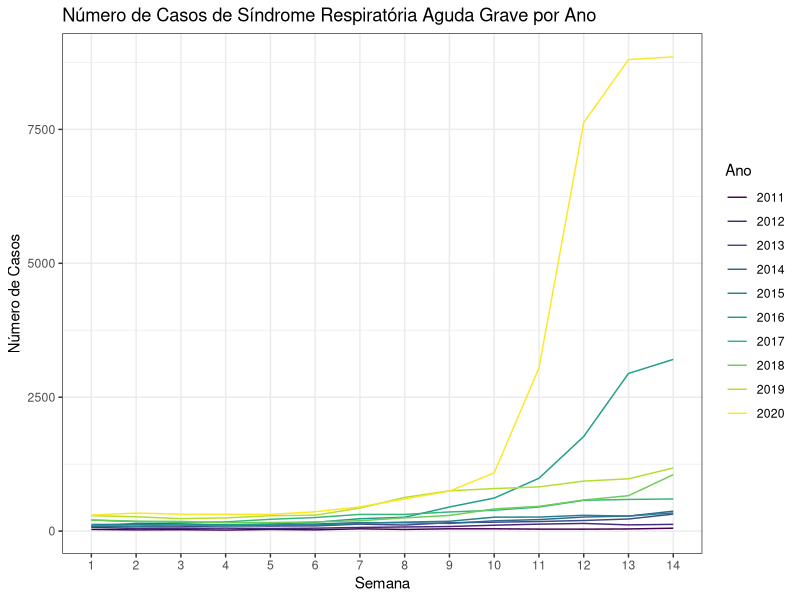
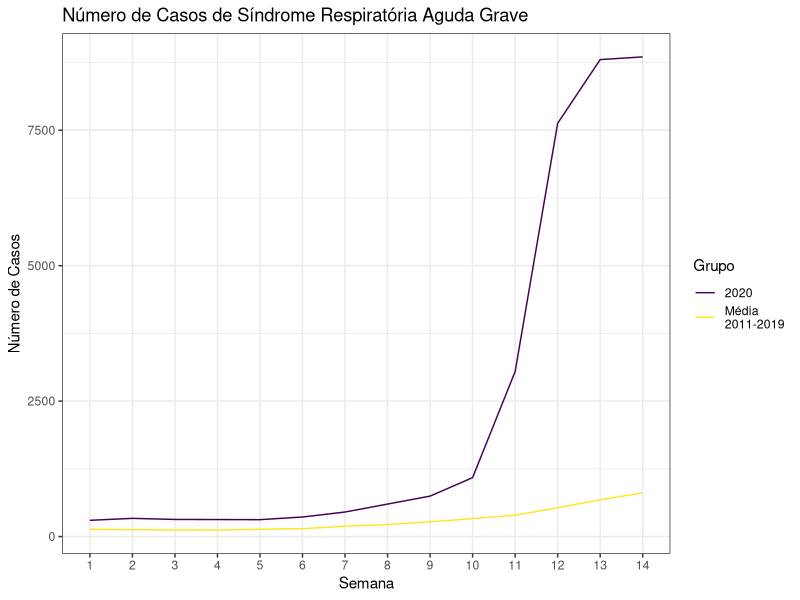

Write the R code that produced these figures, in order.
## ---- chunk 1
library(tidyverse)
theme_set(theme_bw())
library(reshape2)

srag <- read_csv(file = "dados_br.csv")
## ---- chunk 2
srag_filtrado <- srag %>%
	filter(epiweek <= 14) %>%
	filter(ano >= 2011) %>%
	mutate(ano = factor(ano))
## ---- chunk 3
ggplot(srag_filtrado, aes(x = epiweek, y = casos, group = ano, colour = ano)) +
	geom_line() +
	scale_colour_viridis_d() +
  scale_x_continuous(breaks = 1:14, labels = 1:14, minor_breaks = NULL) +
  labs(x = "Semana", y = "Número de Casos", colour = "Ano", 
       title="Número de Casos de Síndrome Respiratória Aguda Grave por Ano")
## ---- chunk 4
srag_medio <- srag_filtrado %>%
  filter(ano != "2020") %>%
	group_by(epiweek) %>%
  summarise(media = mean(casos))

full_join(srag_medio, filter(srag_filtrado, ano == "2020")) %>%
  select(epiweek, media, casos) %>%
  melt(id.var="epiweek") %>%
  mutate(variable = ifelse(variable == "media", "Média\n2011-2019", "2020")) %>% 
  ggplot(., aes(x = epiweek, y = value, group = variable, colour = variable)) +
	geom_line() +
	scale_colour_viridis_d() +
  scale_x_continuous(breaks = 1:14, labels = 1:14, minor_breaks = NULL) +
  labs(x = "Semana", y = "Número de Casos", colour = "Grupo", 
       title="Número de Casos de Síndrome Respiratória Aguda Grave")
